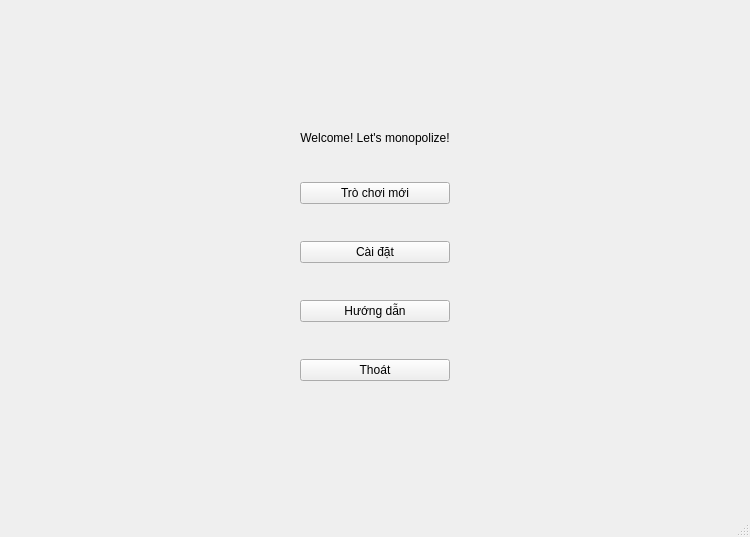
<?xml version="1.0" encoding="UTF-8"?>
<ui version="4.0">
 <class>MainWindow</class>
 <widget class="QMainWindow" name="MainWindow">
  <property name="geometry">
   <rect>
    <x>0</x>
    <y>0</y>
    <width>749</width>
    <height>537</height>
   </rect>
  </property>
  <property name="windowTitle">
   <string>MainWindow</string>
  </property>
  <widget class="QWidget" name="centralwidget">
   <layout class="QVBoxLayout" name="verticalLayout">
    <property name="leftMargin">
     <number>300</number>
    </property>
    <property name="topMargin">
     <number>100</number>
    </property>
    <property name="rightMargin">
     <number>300</number>
    </property>
    <property name="bottomMargin">
     <number>100</number>
    </property>
    <item>
     <widget class="QLabel" name="label">
      <property name="sizePolicy">
       <sizepolicy hsizetype="Preferred" vsizetype="Fixed">
        <horstretch>0</horstretch>
        <verstretch>0</verstretch>
       </sizepolicy>
      </property>
      <property name="text">
       <string>Welcome! Let's monopolize!</string>
      </property>
      <property name="textFormat">
       <enum>Qt::PlainText</enum>
      </property>
      <property name="alignment">
       <set>Qt::AlignCenter</set>
      </property>
     </widget>
    </item>
    <item>
     <widget class="QPushButton" name="pushButton_4">
      <property name="sizePolicy">
       <sizepolicy hsizetype="Minimum" vsizetype="Fixed">
        <horstretch>0</horstretch>
        <verstretch>0</verstretch>
       </sizepolicy>
      </property>
      <property name="text">
       <string>Trò chơi mới</string>
      </property>
     </widget>
    </item>
    <item>
     <widget class="QPushButton" name="pushButton_3">
      <property name="text">
       <string>Cài đặt</string>
      </property>
     </widget>
    </item>
    <item>
     <widget class="QPushButton" name="pushButton_2">
      <property name="text">
       <string>Hướng dẫn</string>
      </property>
     </widget>
    </item>
    <item>
     <widget class="QPushButton" name="pushButton">
      <property name="text">
       <string>Thoát</string>
      </property>
     </widget>
    </item>
   </layout>
  </widget>
  <widget class="QMenuBar" name="menubar">
   <property name="geometry">
    <rect>
     <x>0</x>
     <y>0</y>
     <width>749</width>
     <height>22</height>
    </rect>
   </property>
  </widget>
  <widget class="QStatusBar" name="statusbar"/>
 </widget>
 <resources/>
 <connections/>
</ui>
